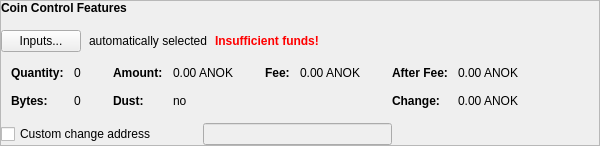
      <widget class="QFrame" name="frameCoinControl">
       <property name="sizePolicy">
        <sizepolicy hsizetype="Expanding" vsizetype="Fixed">
         <horstretch>0</horstretch>
         <verstretch>0</verstretch>
        </sizepolicy>
       </property>
       <property name="minimumSize">
        <size>
         <width>600</width>
         <height>100</height>
        </size>
       </property>
       <property name="frameShape">
        <enum>QFrame::StyledPanel</enum>
       </property>
       <property name="frameShadow">
        <enum>QFrame::Raised</enum>
       </property>
       <layout class="QVBoxLayout" name="verticalLayout_4">
        <property name="spacing">
         <number>6</number>
        </property>
        <property name="leftMargin">
         <number>0</number>
        </property>
        <property name="topMargin">
         <number>0</number>
        </property>
        <property name="rightMargin">
         <number>0</number>
        </property>
        <property name="bottomMargin">
         <number>0</number>
        </property>
        <item>
         <layout class="QVBoxLayout" name="verticalLayoutCoinControl" stretch="0,0,0,0">
          <property name="spacing">
           <number>0</number>
          </property>
          <property name="sizeConstraint">
           <enum>QLayout::SetDefaultConstraint</enum>
          </property>
          <property name="leftMargin">
           <number>0</number>
          </property>
          <property name="topMargin">
           <number>0</number>
          </property>
          <item>
           <layout class="QHBoxLayout" name="horizontalLayoutCoinControl1">
            <property name="bottomMargin">
             <number>15</number>
            </property>
            <item>
             <widget class="QLabel" name="labelCoinControlFeatures">
              <property name="sizePolicy">
               <sizepolicy hsizetype="Preferred" vsizetype="Maximum">
                <horstretch>0</horstretch>
                <verstretch>0</verstretch>
               </sizepolicy>
              </property>
              <property name="font">
               <font>
                <weight>75</weight>
                <bold>true</bold>
               </font>
              </property>
              <property name="styleSheet">
               <string notr="true">font-weight:bold;</string>
              </property>
              <property name="text">
               <string>Coin Control Features</string>
              </property>
             </widget>
            </item>
           </layout>
          </item>
          <item>
           <layout class="QHBoxLayout" name="horizontalLayoutCoinControl2" stretch="0,0,0,0">
            <property name="spacing">
             <number>8</number>
            </property>
            <property name="bottomMargin">
             <number>10</number>
            </property>
            <item>
             <widget class="QPushButton" name="pushButtonCoinControl">
              <property name="styleSheet">
               <string notr="true"/>
              </property>
              <property name="text">
               <string>Inputs...</string>
              </property>
              <property name="autoDefault">
               <bool>false</bool>
              </property>
             </widget>
            </item>
            <item>
             <widget class="QLabel" name="labelCoinControlAutomaticallySelected">
              <property name="text">
               <string>automatically selected</string>
              </property>
              <property name="margin">
               <number>5</number>
              </property>
             </widget>
            </item>
            <item>
             <widget class="QLabel" name="labelCoinControlInsuffFunds">
              <property name="font">
               <font>
                <weight>75</weight>
                <bold>true</bold>
               </font>
              </property>
              <property name="styleSheet">
               <string notr="true">color:red;font-weight:bold;</string>
              </property>
              <property name="text">
               <string>Insufficient funds!</string>
              </property>
              <property name="margin">
               <number>5</number>
              </property>
             </widget>
            </item>
            <item>
             <spacer name="horizontalSpacerCoinControl">
              <property name="orientation">
               <enum>Qt::Horizontal</enum>
              </property>
              <property name="sizeHint" stdset="0">
               <size>
                <width>40</width>
                <height>1</height>
               </size>
              </property>
             </spacer>
            </item>
           </layout>
          </item>
          <item>
           <widget class="QWidget" name="widgetCoinControl" native="true">
            <property name="sizePolicy">
             <sizepolicy hsizetype="Preferred" vsizetype="Preferred">
              <horstretch>0</horstretch>
              <verstretch>0</verstretch>
             </sizepolicy>
            </property>
            <property name="minimumSize">
             <size>
              <width>0</width>
              <height>0</height>
             </size>
            </property>
            <property name="styleSheet">
             <string notr="true"/>
            </property>
            <layout class="QHBoxLayout" name="horizontalLayoutCoinControl5">
             <property name="leftMargin">
              <number>0</number>
             </property>
             <property name="topMargin">
              <number>0</number>
             </property>
             <property name="rightMargin">
              <number>0</number>
             </property>
             <property name="bottomMargin">
              <number>0</number>
             </property>
             <item>
              <layout class="QHBoxLayout" name="horizontalLayoutCoinControl3" stretch="0,0,0,1">
               <property name="spacing">
                <number>20</number>
               </property>
               <property name="topMargin">
                <number>0</number>
               </property>
               <property name="bottomMargin">
                <number>10</number>
               </property>
               <item>
                <layout class="QFormLayout" name="formLayoutCoinControl1">
                 <property name="horizontalSpacing">
                  <number>10</number>
                 </property>
                 <property name="verticalSpacing">
                  <number>14</number>
                 </property>
                 <property name="leftMargin">
                  <number>10</number>
                 </property>
                 <property name="topMargin">
                  <number>4</number>
                 </property>
                 <property name="rightMargin">
                  <number>6</number>
                 </property>
                 <item row="0" column="0">
                  <widget class="QLabel" name="labelCoinControlQuantityText">
                   <property name="font">
                    <font>
                     <weight>75</weight>
                     <bold>true</bold>
                    </font>
                   </property>
                   <property name="text">
                    <string>Quantity:</string>
                   </property>
                   <property name="margin">
                    <number>0</number>
                   </property>
                  </widget>
                 </item>
                 <item row="0" column="1">
                  <widget class="QLabel" name="labelCoinControlQuantity">
                   <property name="cursor">
                    <cursorShape>IBeamCursor</cursorShape>
                   </property>
                   <property name="contextMenuPolicy">
                    <enum>Qt::ActionsContextMenu</enum>
                   </property>
                   <property name="text">
                    <string notr="true">0</string>
                   </property>
                   <property name="margin">
                    <number>0</number>
                   </property>
                   <property name="textInteractionFlags">
                    <set>Qt::LinksAccessibleByMouse|Qt::TextSelectableByKeyboard|Qt::TextSelectableByMouse</set>
                   </property>
                  </widget>
                 </item>
                 <item row="1" column="0">
                  <widget class="QLabel" name="labelCoinControlBytesText">
                   <property name="font">
                    <font>
                     <weight>75</weight>
                     <bold>true</bold>
                    </font>
                   </property>
                   <property name="text">
                    <string>Bytes:</string>
                   </property>
                  </widget>
                 </item>
                 <item row="1" column="1">
                  <widget class="QLabel" name="labelCoinControlBytes">
                   <property name="cursor">
                    <cursorShape>IBeamCursor</cursorShape>
                   </property>
                   <property name="contextMenuPolicy">
                    <enum>Qt::ActionsContextMenu</enum>
                   </property>
                   <property name="text">
                    <string notr="true">0</string>
                   </property>
                   <property name="textInteractionFlags">
                    <set>Qt::LinksAccessibleByMouse|Qt::TextSelectableByKeyboard|Qt::TextSelectableByMouse</set>
                   </property>
                  </widget>
                 </item>
                </layout>
               </item>
               <item>
                <layout class="QFormLayout" name="formLayoutCoinControl2">
                 <property name="horizontalSpacing">
                  <number>10</number>
                 </property>
                 <property name="verticalSpacing">
                  <number>14</number>
                 </property>
                 <property name="leftMargin">
                  <number>6</number>
                 </property>
                 <property name="topMargin">
                  <number>4</number>
                 </property>
                 <property name="rightMargin">
                  <number>6</number>
                 </property>
                 <item row="0" column="0">
                  <widget class="QLabel" name="labelCoinControlAmountText">
                   <property name="font">
                    <font>
                     <weight>75</weight>
                     <bold>true</bold>
                    </font>
                   </property>
                   <property name="text">
                    <string>Amount:</string>
                   </property>
                   <property name="margin">
                    <number>0</number>
                   </property>
                  </widget>
                 </item>
                 <item row="0" column="1">
                  <widget class="QLabel" name="labelCoinControlAmount">
                   <property name="cursor">
                    <cursorShape>IBeamCursor</cursorShape>
                   </property>
                   <property name="contextMenuPolicy">
                    <enum>Qt::ActionsContextMenu</enum>
                   </property>
                   <property name="text">
                    <string notr="true">0.00 ANOK</string>
                   </property>
                   <property name="textInteractionFlags">
                    <set>Qt::LinksAccessibleByMouse|Qt::TextSelectableByKeyboard|Qt::TextSelectableByMouse</set>
                   </property>
                  </widget>
                 </item>
                 <item row="1" column="0">
                  <widget class="QLabel" name="labelCoinControlLowOutputText">
                   <property name="font">
                    <font>
                     <weight>75</weight>
                     <bold>true</bold>
                    </font>
                   </property>
                   <property name="text">
                    <string>Dust:</string>
                   </property>
                  </widget>
                 </item>
                 <item row="1" column="1">
                  <widget class="QLabel" name="labelCoinControlLowOutput">
                   <property name="cursor">
                    <cursorShape>IBeamCursor</cursorShape>
                   </property>
                   <property name="contextMenuPolicy">
                    <enum>Qt::ActionsContextMenu</enum>
                   </property>
                   <property name="text">
                    <string notr="true">no</string>
                   </property>
                   <property name="textInteractionFlags">
                    <set>Qt::LinksAccessibleByMouse|Qt::TextSelectableByKeyboard|Qt::TextSelectableByMouse</set>
                   </property>
                  </widget>
                 </item>
                </layout>
               </item>
               <item>
                <layout class="QFormLayout" name="formLayoutCoinControl3">
                 <property name="horizontalSpacing">
                  <number>10</number>
                 </property>
                 <property name="verticalSpacing">
                  <number>14</number>
                 </property>
                 <property name="leftMargin">
                  <number>6</number>
                 </property>
                 <property name="topMargin">
                  <number>4</number>
                 </property>
                 <property name="rightMargin">
                  <number>6</number>
                 </property>
                 <item row="0" column="0">
                  <widget class="QLabel" name="labelCoinControlFeeText">
                   <property name="font">
                    <font>
                     <weight>75</weight>
                     <bold>true</bold>
                    </font>
                   </property>
                   <property name="text">
                    <string>Fee:</string>
                   </property>
                   <property name="margin">
                    <number>0</number>
                   </property>
                  </widget>
                 </item>
                 <item row="0" column="1">
                  <widget class="QLabel" name="labelCoinControlFee">
                   <property name="cursor">
                    <cursorShape>IBeamCursor</cursorShape>
                   </property>
                   <property name="contextMenuPolicy">
                    <enum>Qt::ActionsContextMenu</enum>
                   </property>
                   <property name="text">
                    <string notr="true">0.00 ANOK</string>
                   </property>
                   <property name="textInteractionFlags">
                    <set>Qt::LinksAccessibleByMouse|Qt::TextSelectableByKeyboard|Qt::TextSelectableByMouse</set>
                   </property>
                  </widget>
                 </item>
                </layout>
               </item>
               <item>
                <layout class="QFormLayout" name="formLayoutCoinControl4">
                 <property name="horizontalSpacing">
                  <number>10</number>
                 </property>
                 <property name="verticalSpacing">
                  <number>14</number>
                 </property>
                 <property name="leftMargin">
                  <number>6</number>
                 </property>
                 <property name="topMargin">
                  <number>4</number>
                 </property>
                 <property name="rightMargin">
                  <number>6</number>
                 </property>
                 <item row="0" column="0">
                  <widget class="QLabel" name="labelCoinControlAfterFeeText">
                   <property name="font">
                    <font>
                     <weight>75</weight>
                     <bold>true</bold>
                    </font>
                   </property>
                   <property name="text">
                    <string>After Fee:</string>
                   </property>
                   <property name="margin">
                    <number>0</number>
                   </property>
                  </widget>
                 </item>
                 <item row="0" column="1">
                  <widget class="QLabel" name="labelCoinControlAfterFee">
                   <property name="cursor">
                    <cursorShape>IBeamCursor</cursorShape>
                   </property>
                   <property name="contextMenuPolicy">
                    <enum>Qt::ActionsContextMenu</enum>
                   </property>
                   <property name="text">
                    <string notr="true">0.00 ANOK</string>
                   </property>
                   <property name="textInteractionFlags">
                    <set>Qt::LinksAccessibleByMouse|Qt::TextSelectableByKeyboard|Qt::TextSelectableByMouse</set>
                   </property>
                  </widget>
                 </item>
                 <item row="1" column="0">
                  <widget class="QLabel" name="labelCoinControlChangeText">
                   <property name="font">
                    <font>
                     <weight>75</weight>
                     <bold>true</bold>
                    </font>
                   </property>
                   <property name="text">
                    <string>Change:</string>
                   </property>
                  </widget>
                 </item>
                 <item row="1" column="1">
                  <widget class="QLabel" name="labelCoinControlChange">
                   <property name="cursor">
                    <cursorShape>IBeamCursor</cursorShape>
                   </property>
                   <property name="contextMenuPolicy">
                    <enum>Qt::ActionsContextMenu</enum>
                   </property>
                   <property name="text">
                    <string notr="true">0.00 ANOK</string>
                   </property>
                   <property name="textInteractionFlags">
                    <set>Qt::LinksAccessibleByMouse|Qt::TextSelectableByKeyboard|Qt::TextSelectableByMouse</set>
                   </property>
                  </widget>
                 </item>
                </layout>
               </item>
              </layout>
             </item>
            </layout>
           </widget>
          </item>
          <item>
           <layout class="QHBoxLayout" name="horizontalLayoutCoinControl4" stretch="0,0,0">
            <property name="spacing">
             <number>12</number>
            </property>
            <property name="sizeConstraint">
             <enum>QLayout::SetDefaultConstraint</enum>
            </property>
            <property name="topMargin">
             <number>5</number>
            </property>
            <property name="rightMargin">
             <number>5</number>
            </property>
            <item>
             <widget class="QCheckBox" name="checkBoxCoinControlChange">
              <property name="toolTip">
               <string>If this is activated, but the change address is empty or invalid, change will be sent to a newly generated address.</string>
              </property>
              <property name="text">
               <string>Custom change address</string>
              </property>
             </widget>
            </item>
            <item>
             <widget class="QValidatedLineEdit" name="lineEditCoinControlChange">
              <property name="enabled">
               <bool>false</bool>
              </property>
              <property name="sizePolicy">
               <sizepolicy hsizetype="Ignored" vsizetype="Fixed">
                <horstretch>0</horstretch>
                <verstretch>0</verstretch>
               </sizepolicy>
              </property>
             </widget>
            </item>
            <item>
             <widget class="QLabel" name="labelCoinControlChangeLabel">
              <property name="sizePolicy">
               <sizepolicy hsizetype="Preferred" vsizetype="Expanding">
                <horstretch>0</horstretch>
                <verstretch>0</verstretch>
               </sizepolicy>
              </property>
              <property name="minimumSize">
               <size>
                <width>0</width>
                <height>0</height>
               </size>
              </property>
              <property name="text">
               <string/>
              </property>
              <property name="margin">
               <number>3</number>
              </property>
             </widget>
            </item>
           </layout>
          </item>
         </layout>
        </item>
       </layout>
      </widget>
